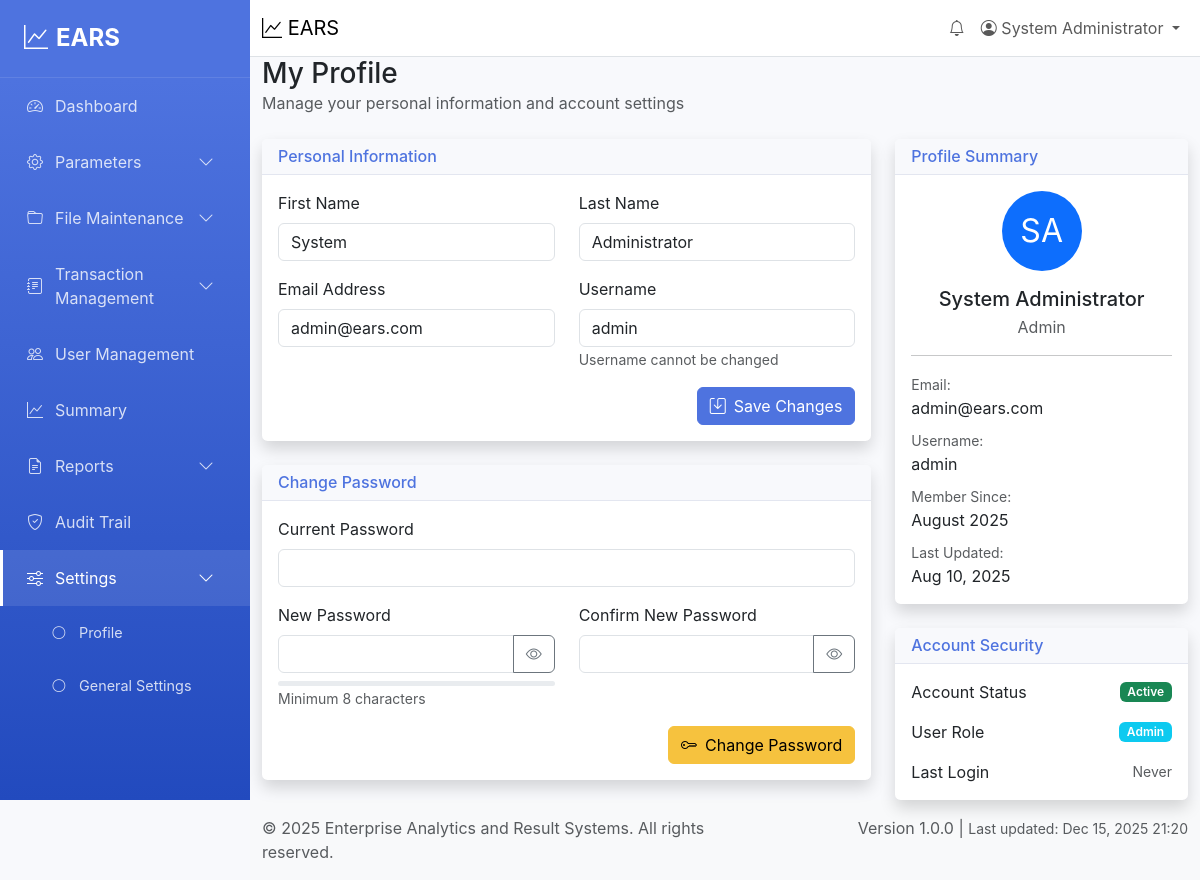
Page /settings/profile (signed in) on the earlier database version.
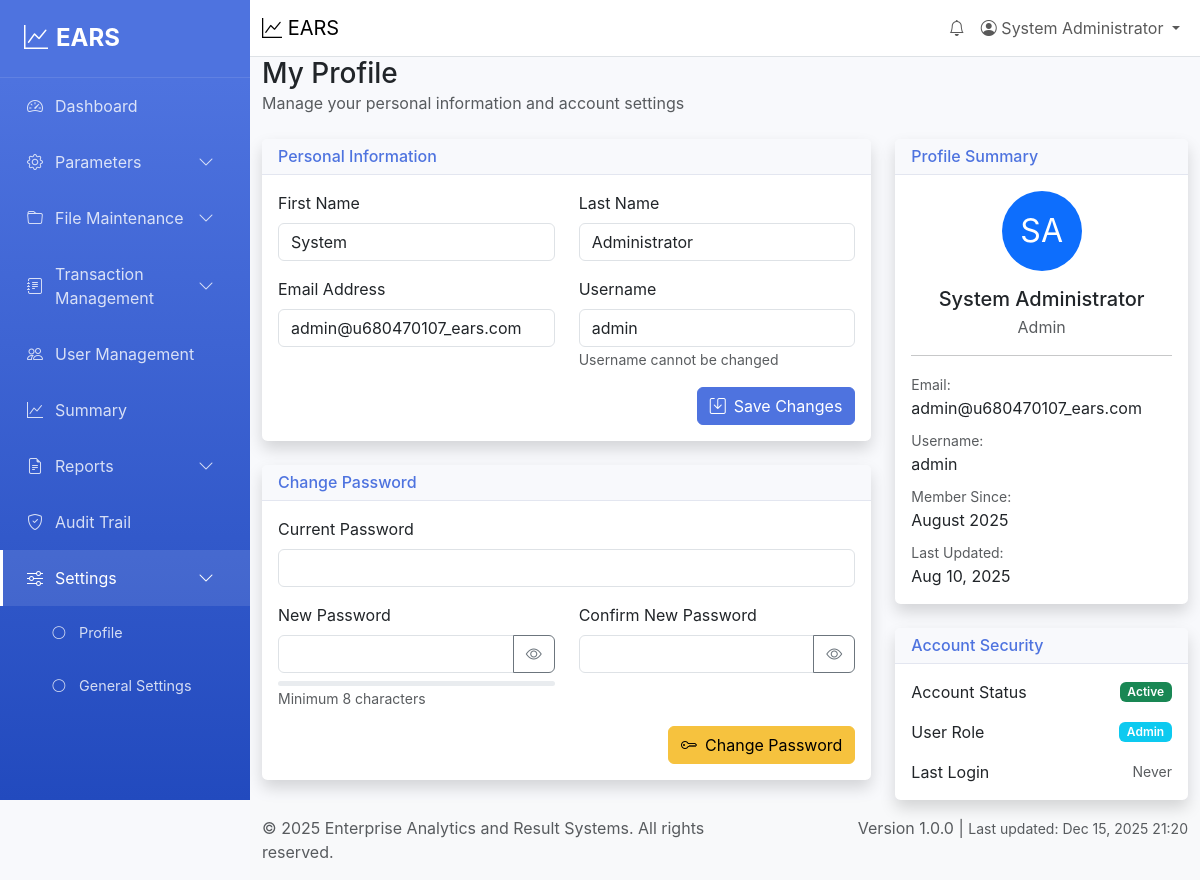
Same page on the later database version.
### tables this page shows
CREATE TABLE users (
    id INT AUTO_INCREMENT PRIMARY KEY,
    username VARCHAR(50) UNIQUE NOT NULL,
    password VARCHAR(255) NOT NULL,
    full_name VARCHAR(100) NOT NULL,
    email VARCHAR(100) UNIQUE,
    role ENUM('admin', 'user', 'manager') DEFAULT 'user',
    status ENUM('active', 'inactive') DEFAULT 'active',
    last_login DATETIME,
    created_at TIMESTAMP DEFAULT CURRENT_TIMESTAMP,
    updated_at TIMESTAMP DEFAULT CURRENT_TIMESTAMP ON UPDATE CURRENT_TIMESTAMP
);

### views/settings/profile.php (the view, shortened to what the changed rows need)
<div class="row">
    <div class="col-12">
        <div class="d-flex justify-content-between align-items-center mb-4">
            <div>
                <h1 class="h3 mb-0">My Profile</h1>
                <p class="text-muted mb-0">Manage your personal information and account settings</p>
            </div>
        </div>
    </div>
</div>
<?php
$fullName = $user['full_name'] ?? '';
$nameParts = explode(' ', $fullName, 2);
$firstName = $nameParts[0] ?? '';
$lastName = $nameParts[1] ?? '';
?>
<div class="row">
    <div class="col-lg-8">
        <div class="card shadow mb-4">
            <div class="card-header">
                <h6 class="m-0 font-weight-bold text-primary">Personal Information</h6>
            </div>
            <div class="card-body">
                <form id="profileForm">
                    <div class="row">
                        <div class="col-md-6">
                            <div class="mb-3">
                                <label for="first_name" class="form-label">First Name</label>
                                <input type="text" class="form-control" id="first_name" name="first_name"
                                       value="<?= htmlspecialchars($firstName) ?>" required>
                            </div>
                        </div>
                        <div class="col-md-6">
                            <div class="mb-3">
                                <label for="last_name" class="form-label">Last Name</label>
                                <input type="text" class="form-control" id="last_name" name="last_name"
                                       value="<?= htmlspecialchars($lastName) ?>" required>
                            </div>
                        </div>
                    </div>
                    <div class="row">
                        <div class="col-md-6">
                            <div class="mb-3">
                                <label for="email" class="form-label">Email Address</label>
                                <input type="email" class="form-control" id="email" name="email"
                                       value="<?= htmlspecialchars($user['email'] ?? '') ?>" required>
                            </div>
                        </div>
                        <div class="col-md-6">
                            <div class="mb-3">
                                <label for="username" class="form-label">Username</label>
                                <input type="text" class="form-control" id="username" name="username"
                                       value="<?= htmlspecialchars($user['username'] ?? '') ?>" readonly>
                                <small class="form-text text-muted">Username cannot be changed</small>
                            </div>
                        </div>
                    </div>
                    <div class="d-flex justify-content-end">
                        <button type="button" class="btn btn-primary" onclick="saveProfile()" id="saveProfileBtn">
                            <i class="bi bi-save me-2"></i>Save Changes
                        </button>
                    </div>
                </form>
            </div>
        </div>
        <div class="card shadow">
            <div class="card-header">
                <h6 class="m-0 font-weight-bold text-primary">Change Password</h6>
            </div>
            <div class="card-body">
                <form id="passwordForm">
                    <div class="mb-3">
                        <label for="current_password" class="form-label">Current Password</label>
                        <input type="password" class="form-control" id="current_password" name="current_password" required>
                    </div>
                    <div class="row">
                        <div class="col-md-6">
                            <div class="mb-3">
                                <label for="new_password" class="form-label">New Password</label>
                                <div class="input-group">
                                    <input type="password" class="form-control" id="new_password" name="new_password" required>
                                    <button class="btn btn-outline-secondary" type="button" id="toggleNewPassword">
                                        <i class="bi bi-eye"></i>
                                    </button>
                                </div>
                                <div class="password-strength mt-2">
                                    <div class="progress" style="height: 5px;">
                                    </div>
                                    <small class="form-text text-muted" id="passwordStrengthText">Minimum 8 characters</small>
                                </div>
                            </div>
                        </div>
                        <div class="col-md-6">
                            <div class="mb-3">
                                <label for="confirm_password" class="form-label">Confirm New Password</label>
                                <div class="input-group">
                                    <input type="password" class="form-control" id="confirm_password" name="confirm_password" required>
                                    <button class="btn btn-outline-secondary" type="button" id="toggleConfirmPassword">
                                        <i class="bi bi-eye"></i>
                                    </button>
                                </div>
                            </div>
                        </div>
                    </div>
                    <div class="d-flex justify-content-end">
                        <button type="button" class="btn btn-warning" onclick="changePassword()" id="changePasswordBtn">
                            <i class="bi bi-key me-2"></i>Change Password
                        </button>
                    </div>
                </form>
            </div>
        </div>
    </div>
    <div class="col-lg-4">
        <div class="card shadow mb-4">
            <div class="card-header">
                <h6 class="m-0 font-weight-bold text-primary">Profile Summary</h6>
            </div>
            <div class="card-body text-center">
                <div class="mb-3">
                    <div class="avatar-placeholder bg-primary text-white rounded-circle d-inline-flex align-items-center justify-content-center"
                         style="width: 80px; height: 80px; font-size: 2rem;">
                        <?= strtoupper(substr($firstName, 0, 1) . substr($lastName, 0, 1)) ?>
                    </div>
                </div>
                <h5 class="mb-1"><?= htmlspecialchars($user['full_name'] ?? '') ?></h5>
                <p class="text-muted mb-2"><?= htmlspecialchars(ucfirst($user['role'] ?? 'user')) ?></p>
                <hr>
                <div class="text-start">
                    <div class="mb-2">
                        <small class="text-muted">Email:</small><br>
                        <span><?= htmlspecialchars($user['email'] ?? '') ?></span>
                    </div>
                    <div class="mb-2">
                        <small class="text-muted">Username:</small><br>
                        <span><?= htmlspecialchars($user['username'] ?? '') ?></span>
                    </div>
                    <div class="mb-2">
                        <small class="text-muted">Member Since:</small><br>
                        <span><?= date('F Y', strtotime($user['created_at'] ?? 'now')) ?></span>
                    </div>
                    <div class="mb-0">
                        <small class="text-muted">Last Updated:</small><br>
                        <span><?= date('M d, Y', strtotime($user['updated_at'] ?? 'now')) ?></span>
                    </div>
                </div>
            </div>
        </div>
        <div class="card shadow">
            <div class="card-header">
                <h6 class="m-0 font-weight-bold text-primary">Account Security</h6>
            </div>
            <div class="card-body">
                <div class="mb-3">
                    <div class="d-flex justify-content-between align-items-center">
                        <span>Account Status</span>
                        <span class="badge bg-<?= ($user['status'] ?? 'active') === 'active' ? 'success' : 'danger' ?>">
                            <?= ucfirst($user['status'] ?? 'active') ?>
                        </span>
                    </div>
                </div>
                <div class="mb-3">
                    <div class="d-flex justify-content-between align-items-center">
                        <span>User Role</span>
                        <span class="badge bg-info"><?= ucfirst($user['role'] ?? 'user') ?></span>
                    </div>
                </div>
                <div class="mb-0">
                    <div class="d-flex justify-content-between align-items-center">
                        <span>Last Login</span>
                        <small class="text-muted">
                            <?php if ($user['last_login'] ?? null): ?>
                                <?= date('M d, Y', strtotime($user['last_login'])) ?><br>
                                <span class="text-muted"><?= date('g:i A', strtotime($user['last_login'])) ?></span>
                            <?php else: ?>
                                Never
                            <?php endif; ?>
                        </small>
                    </div>
                </div>
            </div>
        </div>
    </div>
</div>

### views/partials/topnav.php (shortened to what the changed rows need)
<?php $isManager = isset($user['role']) && $user['role'] === 'manager'; ?>
<nav class="navbar navbar-expand-lg navbar-light bg-white border-bottom">
    <div class="container-fluid">
        <span class="navbar-brand  d-lg-block">
            <i class="bi bi-graph-up"></i>
            EARS
        </span>
        <ul class="navbar-nav ms-auto">
             <?php if (!$isManager): ?>
            <li class="nav-item dropdown" id="notificationDropdown">
                <a class="nav-link" href="#" role="button" data-bs-toggle="dropdown">
                    <i class="bi bi-bell"></i>
                </a>
            </li>
            <?php endif; ?>
            <li class="nav-item dropdown">
                <a class="nav-link dropdown-toggle" href="#" role="button" data-bs-toggle="dropdown">
                    <i class="bi bi-person-circle"></i>
                    <?= htmlspecialchars($user['full_name'] ?? 'User') ?>
                </a>
            </li>
        </ul>
    </div>
</nav>

Differences in the rows shown:
changed users "SA": email "admin@ears.com" → "admin@u680470107_ears.com"
